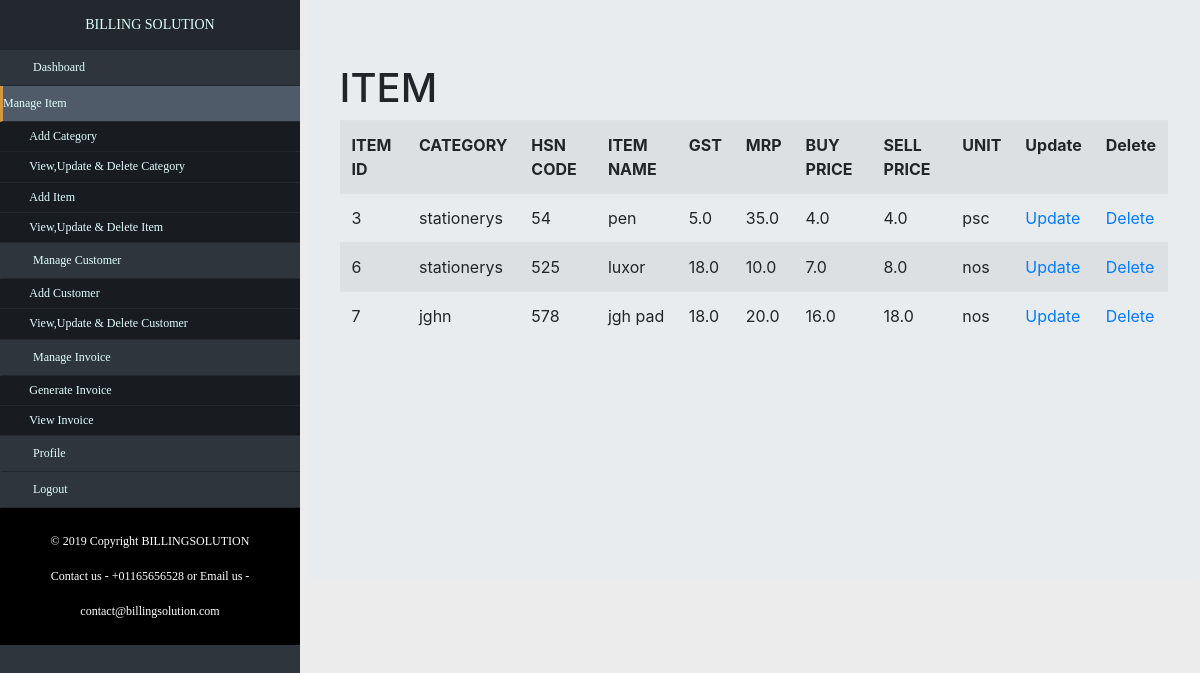
Page /item/ (signed in) on the committed database.
### UserApp/models.py (models this page shows, shortened)
class Item(models.Model):
    username = models.ForeignKey(User,on_delete=models.CASCADE)
    category = models.ForeignKey(Category,blank=False,on_delete=models.CASCADE)
    hsncode = models.IntegerField(blank=True)
    item_name = models.CharField(max_length=20,blank=False)
    gst = models.FloatField(max_length=2,blank=False)
    mrp = models.FloatField(max_length=15,blank=True)
    buy_price = models.FloatField(max_length=15,blank=True)
    sell_price = models.FloatField(max_length=15,blank=False)
    unit = models.CharField(max_length=10,blank=False)

class Category(models.Model):
    username = models.ForeignKey(User,on_delete=models.CASCADE)
    category = models.CharField(max_length=20)
    def __str__(self):
        return self.category

### UserApp/views.py (the view)
# urls.py: path('item/',views.ItemListView.as_view(),name='item-list'),
class ItemListView(LoginRequiredMixin,ListView):
    login_url = 'UserApp:loginpage'
    model=models.Item
    template_name='UserApp/item_list.html'

### UserApp/templates/UserApp/item_list.html
<!DOCTYPE html>
{% extends "baseinner.html" %}
{% block body_block %}
<h1>ITEM</h1>
<table class="table table-striped">
  <tr>
    <th>ITEM ID</th>
    <th>CATEGORY</th>
    <th>HSN CODE</th>
    <th>ITEM NAME</th>
    <th>GST</th>
    <th>MRP</th>
    <th>BUY PRICE</th>
    <th>SELL PRICE</th>
    <th>UNIT</th>
    <th>Update</th>
    <th>Delete</th>
  </tr>
  {% for obj in object_list %}
        {% if request.user == obj.username %}
        <tr>
          <td>{{ obj.id }}</td>
          <td>{{ obj.category }}</td>
          <td>{{ obj.hsncode }}</td>
          <td>{{ obj.item_name }}</td>
          <td>{{ obj.gst }}</td>
          <td>{{ obj.mrp }}</td>
          <td>{{ obj.buy_price }}</td>
          <td>{{ obj.sell_price }}</td>
          <td>{{ obj.unit }}</td>
          <td><a href="{% url 'UserApp:iteminfo-update' obj.id %}">Update </a></td>
          <td><a href="{% url 'UserApp:iteminfo-delete' obj.id %}">Delete </a></td>
          </tr>
        {% endif %}
    {% endfor %}
  </table>
{% endblock %}

### templates/baseinner.html (shortened to what this page needs)
<!DOCTYPE html>
{% load staticfiles %}
<html lang="en" dir="ltr">
  <head>
   <link rel="stylesheet" href="https://stackpath.bootstrapcdn.com/bootstrap/4.2.1/css/bootstrap.min.css">
      <link rel="stylesheet" href="{% static "css/baseinnercss.css" %}">
  </head>
  <body>
    <div class="row">
    <div class = "col-md-3">
    <div class="nav-side-menu">
        <div class="brand">BILLING SOLUTION</div>
            <div class="menu-list">
                <ul id="menu-content" class="menu-content collapse out">
                    <li>
                      <a href="{% url 'UserApp:dashboard' %}">
                      <i class="fa fa-dashboard fa-lg"></i> Dashboard
                      </a>
                    </li>
                    <li  data-toggle="collapse" data-target="#item" class="collapsed active">
                       Manage Item </a>
                    </li>
                    <ul class="sub-menu" id="item">
                        <li><a href="{% url 'UserApp:cat-add' %}">Add Category</a></li>
                        <li><a href="{% url 'UserApp:cat-list' %}">View,Update & Delete Category</a></li>
                        <li><a href="{% url 'UserApp:item-add' %}">Add Item</a></li>
                        <li><a href="{% url 'UserApp:item-list' %}">View,Update & Delete Item </a></li>
                    </ul>
                    <li data-toggle="collapse" data-target="#customer" class="collapsed">
                      <a href="#"><i class="fa fa-globe fa-lg"></i> Manage Customer </a>
                    </li>
                    <ul class="sub-menu" id="customer">
                      <li><a href="{% url 'UserApp:customer-add' %}">Add Customer</a></li>
                      <li><a href="{% url 'UserApp:customer-list' %}">View,Update & Delete Customer </a></li>
                    </ul>
                    <li data-toggle="collapse" data-target="#bill" class="collapsed">
                      <a href="#"><i class="fa fa-car fa-lg"></i> Manage Invoice </a>
                    </li>
                    <ul class="sub-menu" id="bill">
                      <li><a href="{% url 'UserApp:create_invoice' %}">Generate Invoice </a></li>
                      <li><a href="{% url 'UserApp:customerinvoice-list' %}">View Invoice</a></li>
                    </ul>
                     <li>
                      <a href="{% url 'UserApp:profile-list' %}">
                      <i class="fa fa-user fa-lg"></i> Profile
                      </a>
                      </li>
                     <li>
                      <a href="{% url 'UserApp:logoutpage' %}">
                      <i class="fa fa-users fa-lg"></i> Logout
                      </a>
                    </li>
                    <footer class="page-footer font-medium">
                      <div class="footer-copyright text-center py-3 fo">
                        © 2019 Copyright BILLINGSOLUTION
                        <br>
                        Contact us - +01165656528 or
                        Email us - contact@billingsolution.com
                      </div>
                    </footer>
                </ul>
         </div>
    </div>
  </div>
  <div class = "col-md-9">
      <div class="jumbotron">
        <div id="body">
        {% block body_block %}
        {% endblock %}
    </div>
    </div>
  </div>
  </div>
  </body>
</html>

### static/css/baseinnercss.css (style rules this page uses)
#body { min-height:450px; }
body { background-color:rgb(236,236,236); }
.nav-side-menu { overflow: auto; font-family: verdana; font-size: 12px; font-weight: 200; background-color: #2e353d; position: fixed; top: 0px; width: 300px; height: 100%; color: #e1ffff; }
.nav-side-menu .brand { background-color: #23282e; line-height: 50px; display: block; text-align: center; font-size: 14px; }
.nav-side-menu ul, .nav-side-menu li { list-style: none; padding: 0px; margin: 0px; line-height: 35px; cursor: pointer; }
.nav-side-menu ul .active, .nav-side-menu li .active { border-left: 3px solid #d19b3d; background-color: #4f5b69; }
.nav-side-menu ul .sub-menu li, .nav-side-menu li .sub-menu li { background-color: #181c20; border: none; line-height: 28px; border-bottom: 1px solid #23282e; margin-left: 0px; }
.nav-side-menu ul .sub-menu li:before, .nav-side-menu li .sub-menu li:before { font-family: FontAwesome; content: "\f105"; display: inline-block; padding-left: 10px; padding-right: 10px; vertical-align: middle; }
.nav-side-menu li { padding-left: 0px; border-left: 3px solid #2e353d; border-bottom: 1px solid #23282e; }
.nav-side-menu li a { text-decoration: none; color: #e1ffff; }
.nav-side-menu li a i { padding-left: 10px; width: 20px; padding-right: 20px; }
@media (min-width: 767px) { .nav-side-menu .menu-list .menu-content { display: block; } }
.fo { background: black; color:white; }

### rows in the picture
Item: id "3", category "stationerys", hsncode "54", item_name "pen", gst "5.0", mrp "35.0", buy_price "4.0", sell_price "4.0", unit "psc"
Item: id "6", category "stationerys", hsncode "525", item_name "luxor", gst "18.0", mrp "10.0", buy_price "7.0", sell_price "8.0", unit "nos"
Item: id "7", category "jghn", hsncode "578", item_name "jgh pad", gst "18.0", mrp "20.0", buy_price "16.0", sell_price "18.0", unit "nos"
